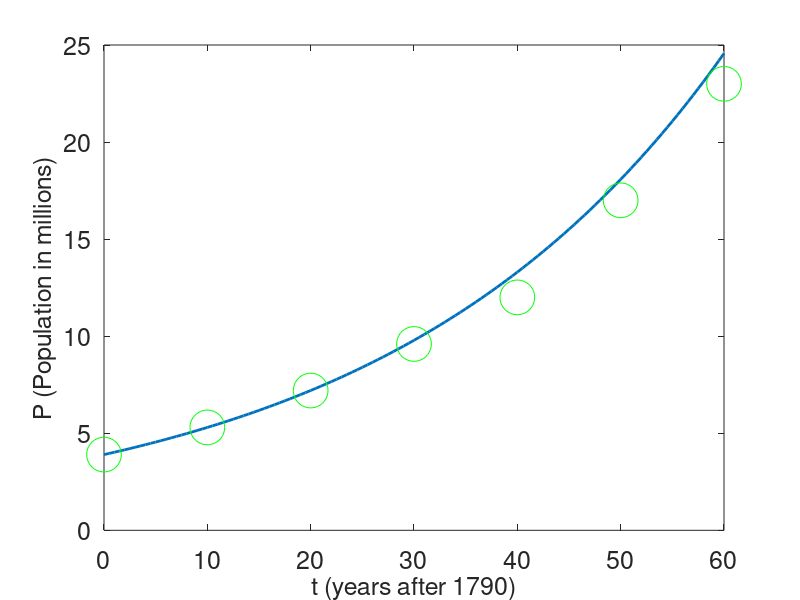
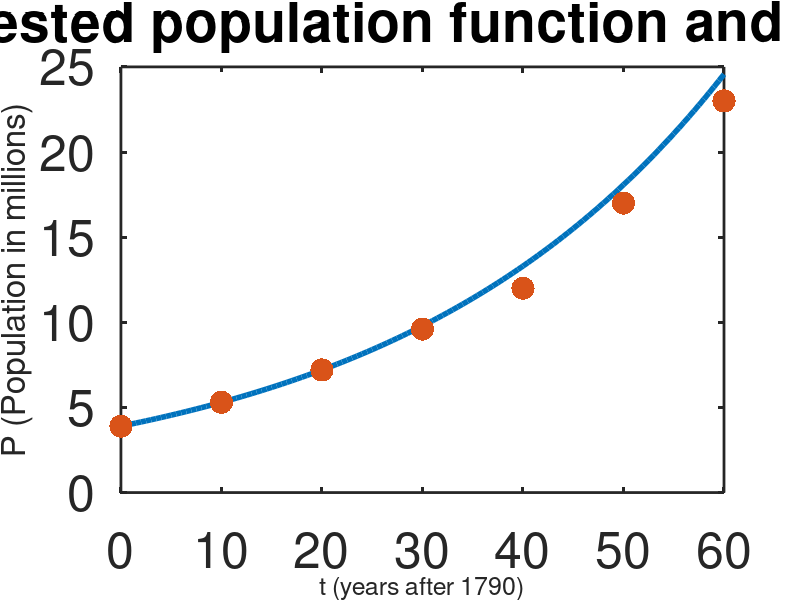
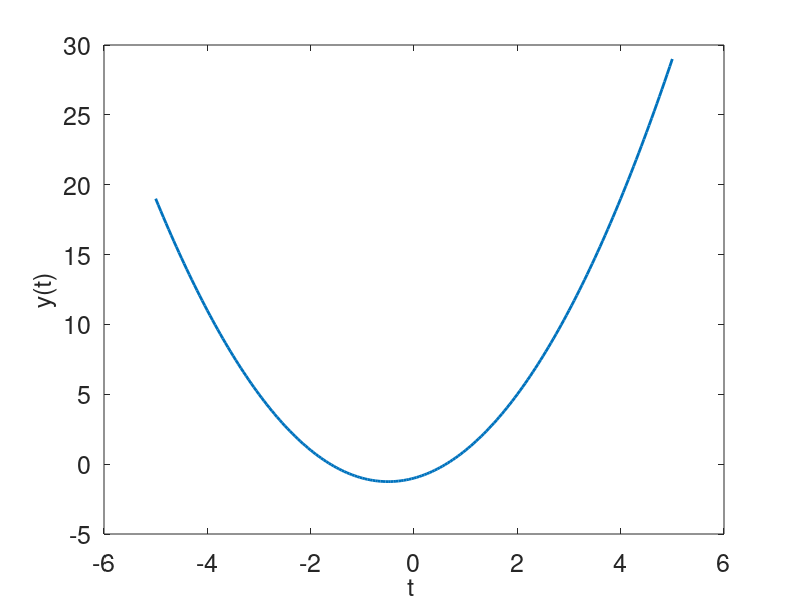

Write the MATLAB code that produced these figures, in order.
% Any line starting with the % symbol will be ignored by Octave (this is a
% "comment"
%
% Plot solution to the IVP P' = k P, P(0) = 3.9
% and acutal US population data from 1800's.

% System parameters;
k = log(5.3/3.9)/10;  %use data to determine growth parameter k
P0 = 3.9;             % initial population

% define a vector of time ("continuous")
t = 0:.5:60;

% Solution to ODE
P = P0*exp(k*t);

% actual population data
tdata = 0:10:60;   % discrete values of time
Pdata =[ 3.9 5.3 7.2 9.6 12 17 23];   %d iscrete set of populationd data


% =========================================================================
%Plot function P(t) only
figure(1);clf;
plot(t,P,'linewidth',2)
xlabel('t (years after 1790)','fontsize',18);
ylabel('P (Population in millions)','fontsize',18);

%Plot Data on same graph
hold on; %tell Octave to plot on same graph
plot(tdata,Pdata,'og','markersize',25);
set(gca,'fontsize',18);
xlabel('t (years after 1790)','fontsize',18);
ylabel('P (Population in millions)','fontsize',18);


% Plot both function P(t) and data  at same time on a new figure
figure(2);clf
plot(t,P,'linewidth',4,tdata,Pdata,'.','markersize',50);
set(gca,'linewidth',2,'fontsize',36);
xlabel('t (years after 1790)','fontsize',18);
ylabel('P (Population in millions)','fontsize',24);
title('Plot of suggested population function and observed data');




% =========================================================================
% Another Ploting Example

% define a vector of time ("continuous")
t = -5:.05:5;

% define a function
y = t.^2 + t - 1;  %notice the little period before the caret symbol

figure(3);clf;
plot(t,y,'linewidth',2)
set(gca,'fontsize',18);
xlabel('t ','fontsize',18);
ylabel('y(t)','fontsize',18);
